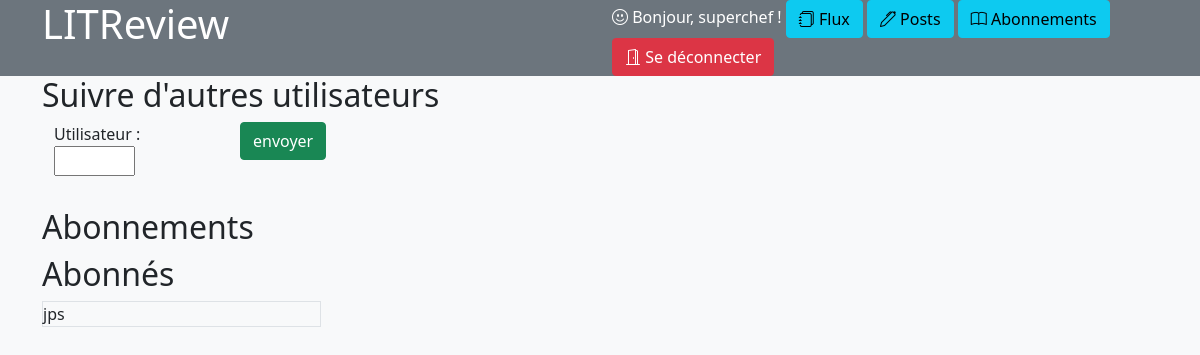
The app's page /home/abonnements (signed in), older data.
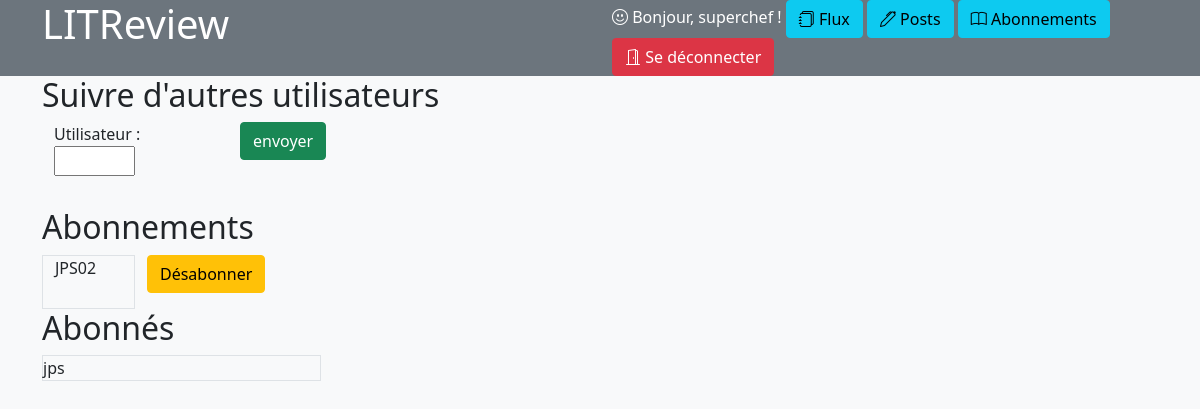
The same page, newer data.
### review/models.py (models this page shows)
class UserFollows(models.Model):
    user = models.ForeignKey(settings.AUTH_USER_MODEL, on_delete=models.SET_NULL, null=True, related_name='following')
    followed_user = models.ForeignKey(settings.AUTH_USER_MODEL, on_delete=models.SET_NULL, null=True, related_name='followed_by')
    class Meta:
        unique_together = ('user', 'followed_user')

### connexion/models.py (models this page shows, shortened)
class ConnectUser(AbstractBaseUser):
    pseudo = models.CharField(
        unique=True,
        max_length=10,
        blank=False
    )
    email = models.EmailField(
        unique=True,
        max_length=255,
        blank=False
    )
    is_active = models.BooleanField(default=True)
    is_staff = models.BooleanField(default=False)
    is_admin = models.BooleanField(default=False)
    USERNAME_FIELD = "pseudo"
    REQUIRED_FIELDS = ["email"]
    objects = MyUserManager()

### review/views.py (the view, shortened to what this page needs)
# urls.py: path('home/abonnements', login_required(review.views.UserFollowsView.as_view()),name='abonnements'),
class UserFollowsView(View):
    template_name = 'review/abonnements.html'
    form = UserFollowsForm
    success_url = reverse_lazy('home')
    def get(self, request):
        form = self.form()
        follows = UserFollows.objects.filter(user=self.request.user)
        followers = UserFollows.objects.filter(followed_user=self.request.user)
        return render(request,
                      self.template_name,
                      {"follows": follows,
                       "form": form,
                       "followers": followers})

### review/forms.py
class UserFollowsForm(forms.Form):
    followed_name = forms.CharField(label="Utilisateur" ,widget = forms.TextInput())

### review/templates/review/abonnements.html (shortened to what this page needs)
{% extends 'base.html' %}
{% block content %}
<div class="container">
    <h2>Suivre d'autres utilisateurs</h2>
    <form method="POST">
        <div class="container">
            <div class="row">
                <div class="col-2">
                    {{form.as_p}}
                </div>
                <div class="col">
                    <input type="submit" class="btn btn-success" value="envoyer">
                </div>
            </div>
        </div>
    </form>
    <h2>Abonnements</h2>
    {% if follows %}
        {% for follow in follows %}
             <div class="container">
                 <div class="row">
                     <div class="col-1 border">
                         {{ follow.followed_user}}
                     </div>
                     <div class="col-2">
                         <form onsubmit="return confirm('Etes-vous sûr?');" action="{% url 'delete_abonnements' follow.id %}" method="POST">
                            <button class="btn btn-warning">Désabonner</button>
                        </form>
                     </div>
                 </div>
             </div>
        {% endfor ´%}
    {% endif %}
    <h2>Abonnés</h2>
    {% if followers %}
        {% for follower in followers %}
             <div  class="border w-25">
               {{ follower.user}}
             </div>
        {% endfor ´%}
    {% endif %}
</div>
{% endblock content %}

Row changes from the older to the newer data that the page shows:
added UserFollows: followed_user "JPS02", shown under "Abonnements"
